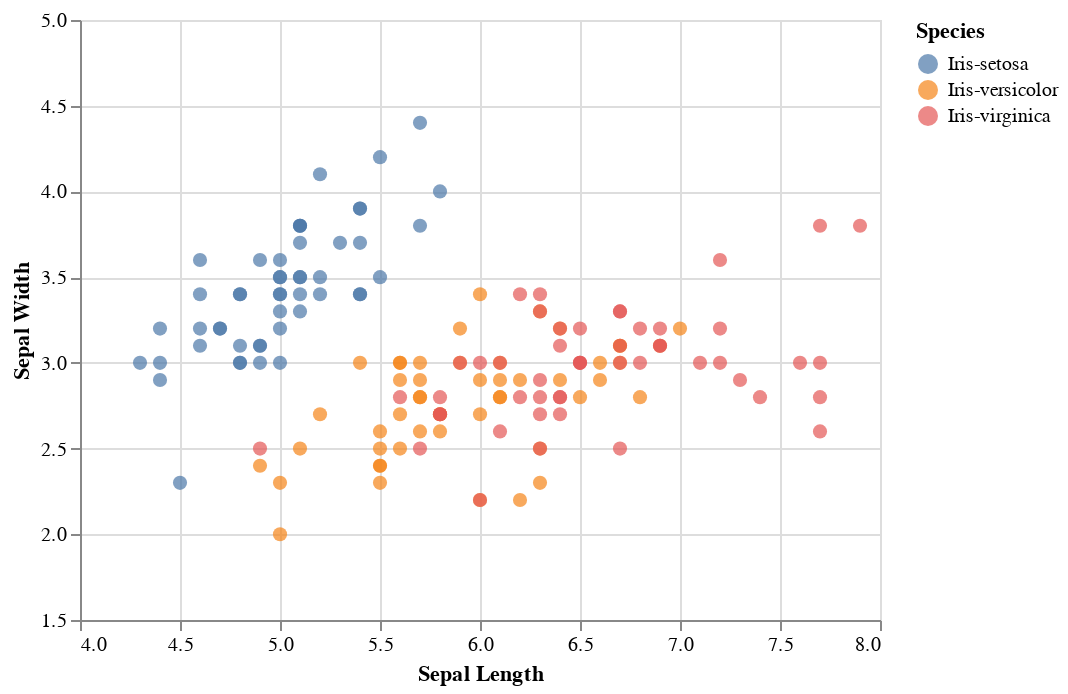

Notebook code cell kept with this figure:
### Markdown cell above
choice 1: 同一张图展示三个品种，观察品种之间的区别
choice 2: 三张图分别展示，观察某一品种的特征

### Code cell
alt.Chart(iris).mark_point(filled=True,size=50).encode(
    alt.X('SepalLength:Q', scale=alt.Scale(domain= [4,8]), axis=alt.Axis(title='Sepal Length')),
    alt.Y('SepalWidth:Q', scale=alt.Scale(domain= [1.5,5]), axis=alt.Axis(title='Sepal Width')),
    color='Species:N',
    tooltip=['Species', 'SepalLength', 'SepalWidth']
).interactive()

### Figure 1 — Vega-Lite specification as saved in the notebook (floating-point values rounded to 4 significant figures; data arrays with more than 128 entries replaced by an {"elided": "..."} marker saying what was removed)
{"config": {"view": {"continuousWidth": 400, "continuousHeight": 300}}, "data": {"name": "data-17573b73165b324fe49516a27bcc2ed5"}, "mark": {"type": "point", "filled": true, "size": 50}, "encoding": {"color": {"type": "nominal", "field": "Species"}, "tooltip": [{"type": "nominal", "field": "Species"}, {"type": "quantitative", "field": "SepalLength"}, {"type": "quantitative", "field": "SepalWidth"}], "x": {"type": "quantitative", "axis": {"title": "Sepal Length"}, "field": "SepalLength", "scale": {"domain": [4, 8]}}, "y": {"type": "quantitative", "axis": {"title": "Sepal Width"}, "field": "SepalWidth", "scale": {"domain": [1.5, 5]}}}, "selection": {"selector001": {"type": "interval", "bind": "scales", "encodings": ["x", "y"]}}, "$schema": "https://vega.github.io/schema/vega-lite/v4.8.1.json", "datasets": {"data-17573b73165b324fe49516a27bcc2ed5": {"elided": "150 records"}}}
